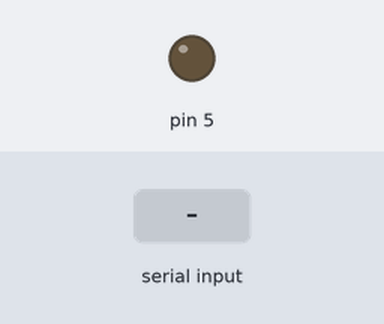
This sketch was run on a simulated Arduino Uno, built with avr-gcc and run on an emulated ATmega328P. Shown: output pins drawn as LEDs (lit = HIGH). The test bench sets the inputs (shaded band).

Above: at 1.2 s.
1.3 s: "1" received over the second serial link
At 2.5 s:
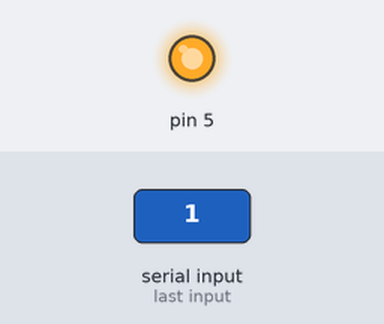
2.8 s: "0" received over the second serial link
At 3.7 s:
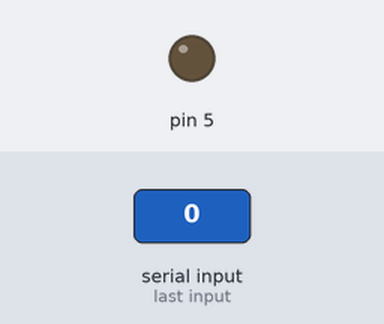
Timing chart, 0 to 5.8 s (numbered marks = the images above; inputs shaded):
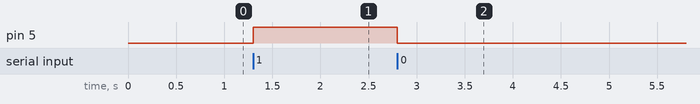

Measured:
- after the input at 1.3 s, pin 5: LOW → HIGH at once
- after the input at 2.8 s, pin 5: HIGH → LOW at once

The sketch:

ard_prob1.ino
```cpp
#include<SoftwareSerial.h>
SoftwareSerial sstt(11,10);

void setup() {
  sstt.begin(9600);
   pinMode(5,OUTPUT);
  // put your setup code here, to run once:

}

void loop() {
  if(sstt.available()>0){
    char value=sstt.read();
    if(value=='1')
    digitalWrite(5,HIGH);
    else if(value=='0')
    digitalWrite(5,LOW);
    }
  // put your main code here, to run repeatedly:

}
```
